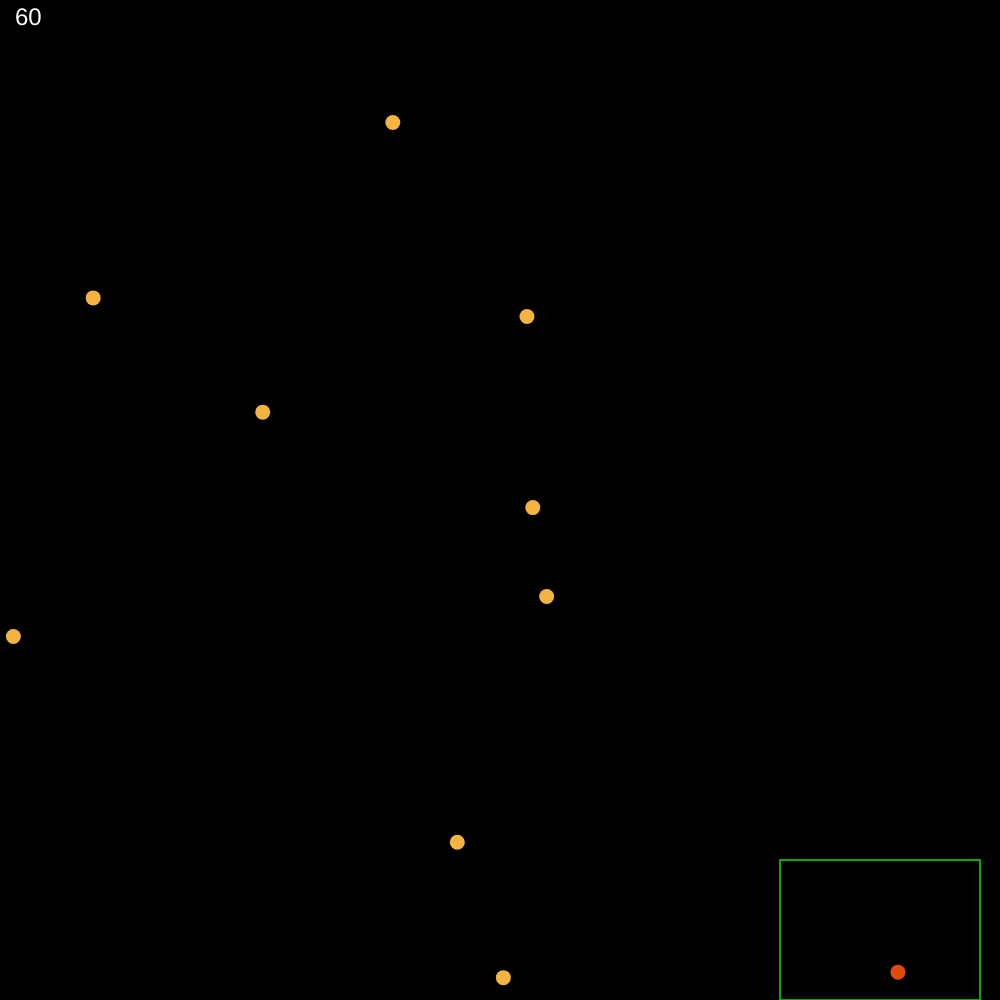
Frame 1 (no input)
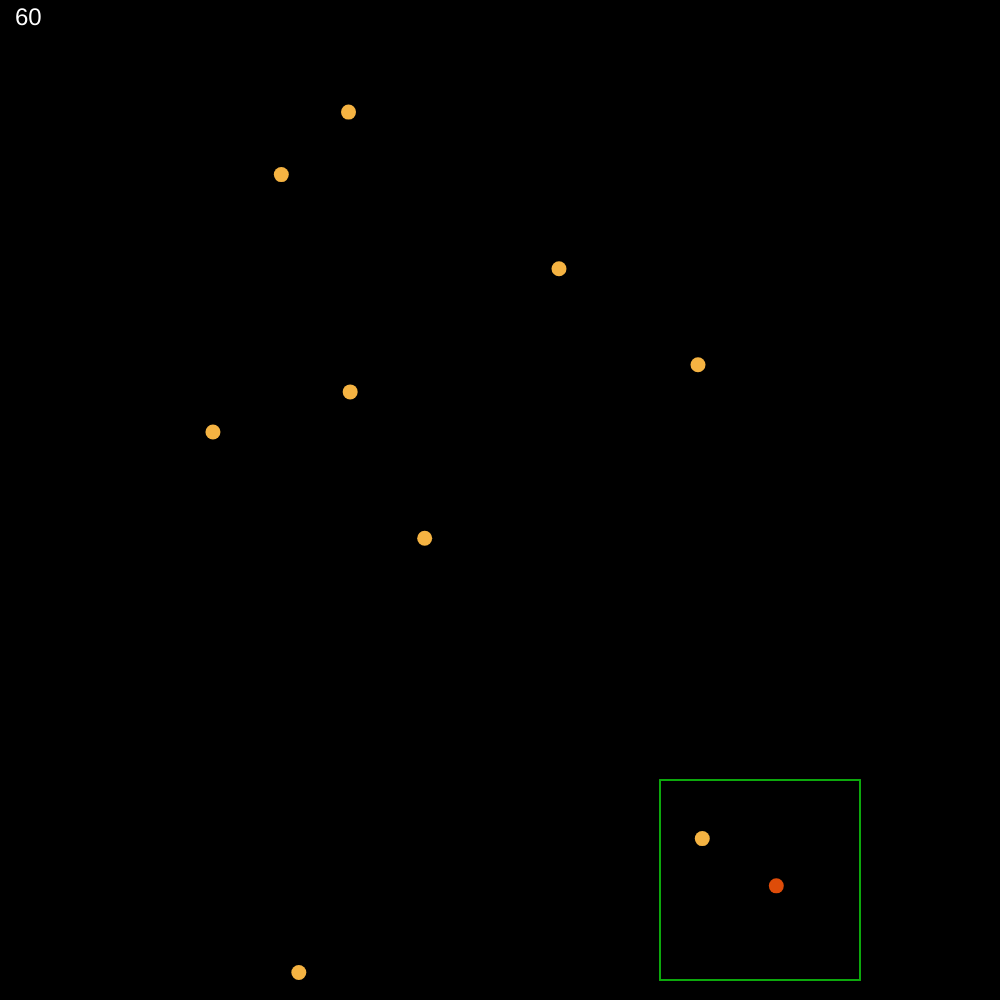
Frame 60 (no input)
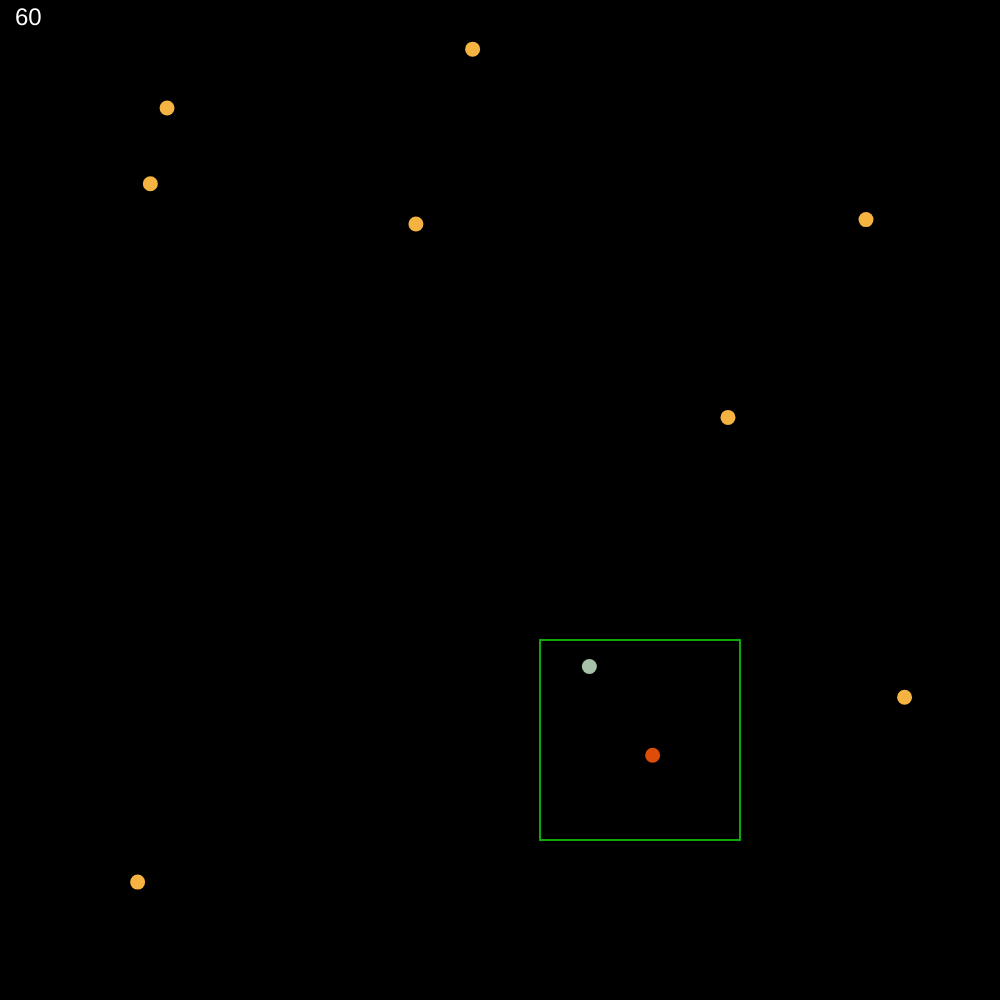
Frame 120 (the mouse pressed at the canvas centre since frame 60)

The p5.js sketch that drew these frames (run headless with seeded random() and noise() and a simulated clock; from frame 60 on, the mouse is pressed at the canvas centre):

// p5.js sketch
// ── sketch.js
/*

[] move all

*/


let hashGrid;
let clients = [];
//let nearbys = [];
let nearbyKeys = [];

let specialClientId = 0;
let numClients = 10;

let gridBounds = 100; // width/height of the grid in pixels
let gridDims = 2; // size of grid cells
let clientDim = 10; // num cells around client

let scale = 10;
let defaultSpeed = 0.2;

let drawGridPositions = false;
let drawSpatialBorder = true;
let updateSpecialClientOnly = false;
let drawGridLines = false;

let msg1 = '';
let msg2 = '';
let msg3 = '';

function setup() {
  const cdim = gridBounds * scale;
  createCanvas(cdim, cdim);

  setupHashGrid();
}

function draw() {
  //doKeyboard();

  update();
  render();

  fill('#ffffff');
  textSize(24);
  text(frameRate().toFixed(0), 15, 25);  
  text(msg1, 15, 55);
  text(msg2, 15, 85);
  text(msg3, 15, 115);
  //noLoop();
}

function update() {
  let client = clients[specialClientId];
  let nearbys = hashGrid.FindNearby(client);
  nearbyKeys = nearbys.map(x => x.key);

  updateClients();
}

function render() {
  background(0);

  if (drawGridLines) drawGrid();
  drawClients();
}

function setupHashGrid() {

  const bounds = {
    left: 0,
    top: 0,
    right: gridBounds,
    bottom: gridBounds,
  };

  const dimensions = {
    width: gridDims,
    height: gridDims
  };

  hashGrid = new SpatialHashGrid(bounds, dimensions);

  for (let i = 0; i < numClients; i++) {
    const client = hashGrid.NewClient({
      x: Math.floor(Math.random() * gridBounds),
      y: Math.floor(Math.random() * gridBounds),
    }, {
      width: clientDim,
      height: clientDim
    });

    // add some "special" properties to client  
    
    let speedX = Math.random() * 0.15 + defaultSpeed;
    let speedY = Math.random() * 0.15 + defaultSpeed;
    client.xDir = speedX * (Math.floor(Math.random() * 2) === 0 ? -1 : 1);
    client.yDir = speedY * (Math.floor(Math.random() * 2) === 0 ? -1 : 1);
        
    clients.push(client);
  }

  //console.log('clients', clients);

}

function updateClients() {
  if(updateSpecialClientOnly) {
    bounceClient(specialClientId);
    return;
  }
  
  for(let i = 0; i < clients.length; i++) {
    bounceClient(i);
  }
}

function bounceClient(index) {
  const client = clients[index];
  let x = client.screenPosition.x + client.xDir;
  let y = client.screenPosition.y + client.yDir;
  let xDir = client.xDir;
  let yDir = client.yDir;

  let dim = gridDims * 0.75;    
  let halfDim = dim / 2;
  
  let right = gridBounds - halfDim;
  let left = halfDim;
  let top = halfDim;
  let bottom = gridBounds - halfDim;
      
  if (x > right) {
    x = right;
    xDir *= -1;
  } else if (x < left) {
    x = left;
    xDir *= -1;
  }

  if (y > bottom) {
    y = bottom;
    yDir *= -1;
  } else if (y < top) {
    y = top;
    yDir *= -1;
  }

  let newClient = hashGrid.NewClient({
    x: x,
    y: y
  }, {
    width: clientDim,
    height: clientDim
  });

  newClient.xDir = xDir;
  newClient.yDir = yDir;

  clients[index] = newClient;
}
// ── SpatialHashGrid.js
//https://www.youtube.com/watch?v=sx4IIQL0x7c

const clamp = (num, min = 0.0, max = 1.0) => Math.min(Math.max(num, min), max);

class SpatialHashGrid {
  constructor(bounds, dimensions) {
    // min and max of the area grid will be operating on    
    this._bounds = {
      left: bounds.left,
      top: bounds.top,
      right: bounds.right,
      bottom: bounds.bottom,
    };

    // how many cells along each dimensional axis
    // 100 units wide, 5 cells, each cell 20 units
    this._dimensions = {
      width: dimensions.width,
      height: dimensions.height
    };

    this._cells = new Map();
  }

  //
  // position => x,y of client
  // dimensions = w,h of client
  //
  NewClient(position, dimensions) {
    const gridPosition = this._GetCellIndex({
      x: position.x,
      y: position.y
    });
    
    const client = {
      screenPosition: {
        x: position.x,
        y: position.y
      },
      position: {
        x: gridPosition.xIndex,
        y: gridPosition.yIndex,
      },
      dimensions: {
        width: dimensions.width,
        height: dimensions.height,
      },
      indices: null,
      key: this._Key(gridPosition.xIndex, gridPosition.yIndex)
    };

    this._Insert(client);

    //console.log('client.key', client.key);
    
    return client;
  }

  //
  // inserts a client 
  //
  _Insert(client) {
    const x = client.screenPosition.x;
    const y = client.screenPosition.y;
    const w = client.dimensions.width;
    const h = client.dimensions.height;

    // determine the min/max range of the cells (GetCellIndex...index from position)       
    const mins = this._GetCellIndex({
      x: x - ((w / 2) * this._dimensions.width),
      y: y - ((h / 2) * this._dimensions.height)
    });    
    const maxes = this._GetCellIndex({
      x: x + ((w / 2) * this._dimensions.width),
      y: y + ((h / 2) * this._dimensions.height)
    });

    client.indices = [mins, maxes];
    //console.log('mins', mins);
    //console.log('maxes', maxes);
    for (let x = mins.xIndex, xn = maxes.xIndex; x <= xn; x++) {
      for (let y = mins.yIndex, yn = maxes.yIndex; y <= yn; y++) {
        const k = this._Key(x, y);
        if (!(k in this._cells)) {
//          console.log('new cell set for ', client.key, k);
          this._cells[k] = new Set();
        }
  //      console.log('adding client to ', client.key, k);
        this._cells[k].add(client);
      }
    }
  }

  _Key(x, y) {
    return x + '.' + y;
  }

  _GetCellIndex(position) {
    const x = clamp(
      (position.x - this._bounds.left) / (this._bounds.right - this._bounds.left)
    );
    const y = clamp(
      (position.y - this._bounds.top) / (this._bounds.bottom - this._bounds.top)
    );
    
    let w = this._bounds.right - this._bounds.left;
    let h = this._bounds.bottom - this._bounds.top;
    const xIndex = Math.floor(x * (w / this._dimensions.width));
    const yIndex = Math.floor(y * (h / this._dimensions.height));

    //console.log('xIndex', xIndex);
    //console.log('yIndex', yIndex);
    
    return {
      xIndex: xIndex,
      yIndex: yIndex
    };
  }

  FindNearby(client) {
    const x = client.screenPosition.x;
    const y = client.screenPosition.y;
    const w = client.dimensions.width;
    const h = client.dimensions.height;

    // determine the min/max range of the cells (GetCellIndex...index from position)
    const mins = this._GetCellIndex({
      x: x - ((w / 2) * this._dimensions.width),
      y: y - ((h / 2) * this._dimensions.height)
    });    
    const maxes = this._GetCellIndex({
      x: x + ((w / 2) * this._dimensions.width),
      y: y + ((h / 2) * this._dimensions.height)
    });

    //console.log('mins', mins);
    //console.log('maxes', maxes);
    
    const clients = new Set();

    for (let x = mins.xIndex, xn = maxes.xIndex; x <= xn; x++) {
      for (let y = mins.yIndex, yn = maxes.yIndex; y <= yn; y++) {
        
        const k = this._Key(x, y);        
        if (!(k in this._cells)) continue;
            
        for (let v of this._cells[client.key]) {
          if(v.key === client.key) continue; // don't count yourself as nearby
          
          clients.add(v);
        }        
      }
    }

    return Array.from(clients);
  }

  UpdateClient(client) {
    this.RemoveClient(client);
    this._Insert(client);
  }

  RemoveClient(client) {
    const [mins, maxes] = client.indices;

    for (let x = mins[0], xn = maxes[0]; x <= xn; x++) {
      for (let y = mins[1], yn = maxes[1]; y <= yn; y++) {
        const k = this._Key(x, y);
        this._cells[k].delete(client);
      }
    }
  }
}
// ── drawClients.js
/*

[] fix the whole client dimensions thing
  -- dimensions for the client determine how many cells that client takes up
  -- what is currently implemented is the dimensions represent the "range" that the client is looking for for neighbors
  -- need to pass in the 'range' to the find nearby function and use that...not the client dimension
  -- need to decouple client dimensions from the rendering so
  -- maybe update the client grid rendering to highlight the cells the client 'touches' not just the point that's their center


*/

function drawClients() {
  if (drawSpatialBorder) drawClientSpatialPositions(specialClientId);
  if (drawGridPositions) drawClientsGridPosition();
  drawClientsScreenPosition();
}

function drawClientSpatialPositions(index) {
  noFill();
  strokeWeight(2);
  stroke('#0ca80c');
  let x = clients[index].indices[0].xIndex * gridDims * scale;
  let x2 = clients[index].indices[1].xIndex * gridDims * scale;
  let y = clients[index].indices[0].yIndex * gridDims * scale;
  let y2 = clients[index].indices[1].yIndex * gridDims * scale;
  
  line(x, y, x2, y); //top
  line(x, y2, x2, y2); //bottom
  line(x, y, x, y2); //left
  line(x2, y, x2, y2); //right
}

function drawGrid() {
  noFill();
  stroke(170);
  strokeWeight(1);
  
  let edge = gridBounds * scale;
  for (let i = 0; i < gridBounds; i += gridDims) {
    const sy = i * scale;
    const sx = i * scale;
    line(sx, 0, sx, edge);
    line(0, sy, edge, sy);
  }
}

function drawClientsGridPosition() {
  noStroke();
  for (let i = 0; i < clients.length; i++) {
    let x = clients[i].position.x;
    let y = clients[i].position.y;

    let sx = x * gridDims * scale;
    let sy = y * gridDims * scale;
    let radius = gridDims * scale;

    if (nearbyKeys.indexOf(clients[i].key) >= 0) {
      fill('#a7c2a9');
    } else {
      fill('#1e46bd');
    }

    rect(sx, sy, radius, radius);
  }
}

function drawClientsScreenPosition() {
  noStroke();
  for (let i = 0; i < clients.length; i++) {
    let x = clients[i].screenPosition.x;
    let y = clients[i].screenPosition.y;

    let sx = x * scale;
    let sy = y * scale;
    let radius = (gridDims * scale) * .75;

    if (i === 0) {
      fill('#de4c09');
    } else {
      if (nearbyKeys.indexOf(clients[i].key) >= 0) {
        fill('#a7c2a9');
      } else {
        fill('#f5b342');
      }

    }
    circle(sx, sy, radius);
  }
}
// ── io.js
function doKeyboard() {
  const client = clients[specialClientId];

  let x = client.screenPosition.x;
  let y = client.screenPosition.y;
  let speed = 0.5;

  if (keyIsDown(UP_ARROW)) {
    y -= speed;
  }

  if (keyIsDown(DOWN_ARROW)) {
    y += speed;
  }

  if (keyIsDown(LEFT_ARROW)) {
    x -= speed;
  }

  if (keyIsDown(RIGHT_ARROW)) {
    x += speed;
  }

  if (x !== client.screenPosition.x || y !== client.screenPosition.y) {
    let newClient = hashGrid.NewClient({
      x: x,
      y: y
    }, {
      width: clientDim,
      height: clientDim
    });

    clients[specialClientId] = newClient;
  }

}
